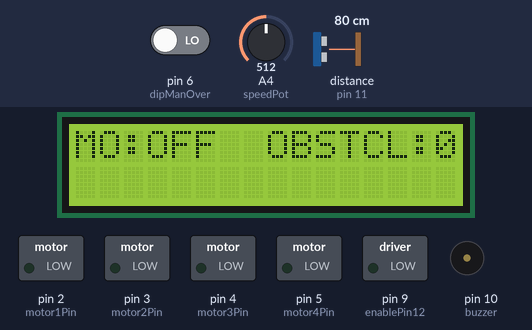
Bench run of a sketch on a simulated Arduino Uno, built with avr-gcc and run on an emulated ATmega328P. On the bench: 16×2 character LCD, switched loads named in the sketch (green lamp = pin HIGH), buzzer (waves = sounding, pin HIGH). Wiring (inferred from the names in the program): ultrasonic range finder: trigger pin 11; echo pin 11. Dashed ring = blinking. The test bench sets the inputs (shaded band); at power-on: distance to the obstacle (sensor on pin 11) 80 cm, pin 6 (dipManOver) LOW, A4 (speedPot) = 512. The echo pulse lasts 58.3 µs per cm; what the sketch prints to the serial monitor is not drawn.

Above: at 3.2 s.
3.3 s: distance to the obstacle (sensor on pin 11) set to 29 cm
4.8 s: distance to the obstacle (sensor on pin 11) set to 23 cm
At 5.6 s:
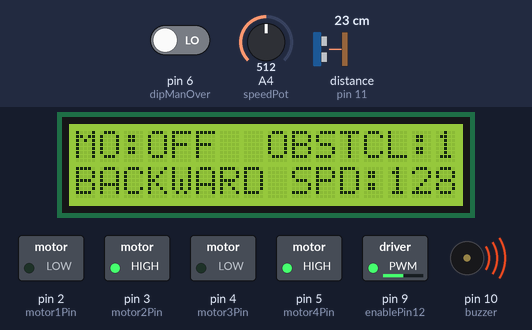
7.8 s: pin 6 (dipManOver) driven HIGH
At 9.2 s:
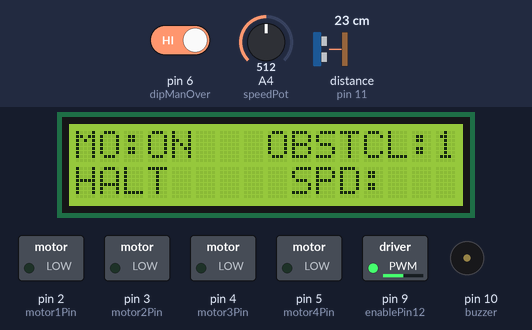
10.3 s: distance to the obstacle (sensor on pin 11) set to 299 cm
At 11.5 s:
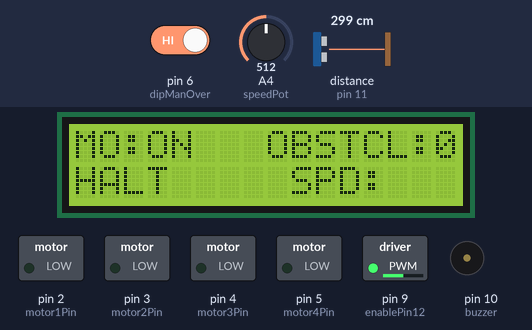
11.8 s: pin 6 (dipManOver) driven LOW
At 12.6 s:
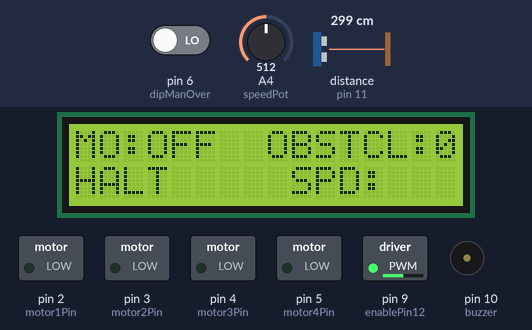
13.3 s: distance to the obstacle (sensor on pin 11) set to 2 cm
At 15.6 s:
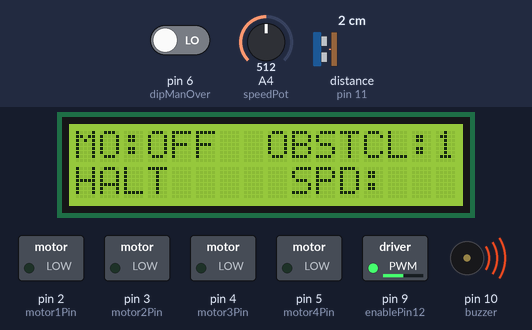
Timing chart, 0 to 17.3 s (numbered marks = the images above; inputs shaded):
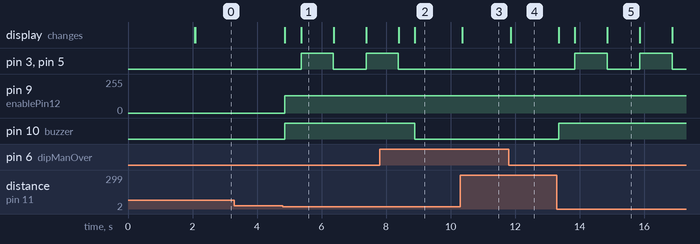

Measured:
- the behaviour switches between 26 and 25 cm on distance to the obstacle (sensor on pin 11) (found by bisection; images 0 and 1)
- after the input at 3.3 s, every drawn part: stays the same
- after the input at 4.8 s, pin 3 (motor2Pin), pin 5 (motor4Pin): LOW → HIGH after 0.57 s, → LOW 1.0 s later, → HIGH 1.0 s later; pin 9 (enablePin12): 0/255 → 128/255 after 0.06 s; pin 10 (buzzer): LOW → HIGH after 0.06 s; the display: first changes after 0.07 s (image 1 shows a later state)
- after the input at 7.8 s, pin 3 (motor2Pin), pin 5 (motor4Pin): goes on until 8.4 s, then stays LOW; pin 10 (buzzer): HIGH → LOW after 1.1 s; the display: first differs from a run without the input after 1.1 s (image 2)
- after the input at 10.3 s, the display: changes after 0.07 s (image 3)
- after the input at 11.8 s, the display: changes after 0.06 s (image 4)
- after the input at 13.3 s, pin 3 (motor2Pin), pin 5 (motor4Pin): alternates HIGH for 1.0 s and LOW for 1.0 s, starting after 0.55 s; pin 10 (buzzer): LOW → HIGH after 0.05 s; the display: changes after 0.05 s (image 5)
- what the display in image 1 shows lasts 1.0 s, from 5.4 s to 6.4 s

The sketch:

ir_remote_controlled_bot.ino
```cpp
// LCD
#include <LiquidCrystal.h>
LiquidCrystal lcd(12, 13, A0, A1, A2, A3);
// NeoPixel LED
#include <Adafruit_NeoPixel.h>
#define PIN A5
#define NUMPIXELS 4
Adafruit_NeoPixel pixels(NUMPIXELS, PIN, NEO_GRB + NEO_KHZ800);
// IR Remote
#include <IRremote.h>
const int irSensor = 7;
IRrecv irrecv(irSensor);
decode_results results;
const int halt_5 = 43095;
const int forward_2 = 34935;
const int left_4 = 10455;
const int right_6 = 26775;
const int backward_8 = 39015;
// Ultrasonic Sensor Front
int echoPin = 11;
int trigPin = 11;
// MOTOR A
const int motor1Pin = 2;
const int motor2Pin = 3;
const int enablePin12 = 9;
int speed;
// MOTOR B
const int motor3Pin = 4;
const int motor4Pin = 5;
const int enablePin34 = enablePin12;
// Buzzer
const int buzzer = 10;
// Potentiometer
const int speedPot = A4;
// DIP Switch
const int dipManOver = 6;

void setup()
{
  // MOTOR PINS
  pinMode(motor1Pin, OUTPUT);
  pinMode(motor2Pin, OUTPUT);
  pinMode(motor3Pin, OUTPUT);
  pinMode(motor4Pin, OUTPUT);

  // BUZZER
  pinMode(buzzer, OUTPUT);

  // LCD DECLARATIONS
  pinMode(A0, OUTPUT);
  pinMode(A1, OUTPUT);
  pinMode(A2, OUTPUT);
  pinMode(A3, OUTPUT);
  lcd.begin(16, 2);
  lcd.setCursor(0, 0);
  lcd.print("   IR RC 'Bot   ");
  lcd.setCursor(0, 1);
  lcd.print("GROUP#3  CPE41S3");
  delay(2000);
  lcd.clear();

  // SERIAL COMMUNICATION
  Serial.begin(9600);

  // IR SIGNAL
  Serial.println("Enabling IRin");
  irrecv.enableIRIn();
  Serial.println("Enabled IRin");
}

void loop()
{
  int front_distance = measureDistanceFront();
  int manual_override = digitalRead(dipManOver);
  speed = analogRead(speedPot) / 4;

  lcd.setCursor(0, 0);
  lcd.print("MO:");
  if (manual_override == HIGH)
  {
    lcd.print("ON ");
  }
  else
  {
    lcd.print("OFF");
  }

  Serial.print("Front Distance: ");
  Serial.println(front_distance);
  Serial.print("Manual Override: ");
  Serial.println(manual_override);

  obstacleDetection(front_distance, manual_override, speed);
}

// MOTOR MOVEMENTS
void halt()
{
  analogWrite(enablePin12, speed);
  analogWrite(enablePin34, speed);
  digitalWrite(motor1Pin, LOW);
  digitalWrite(motor2Pin, LOW);
  digitalWrite(motor3Pin, LOW);
  digitalWrite(motor4Pin, LOW);

  pixels.clear();
  for (int i = 0; i < NUMPIXELS; i++)
  {
    pixels.setPixelColor(i, pixels.Color(255, 0, 0));
    pixels.show();
  }

  lcd.setCursor(0, 1);
  lcd.print("HALT     ");
  lcd.print("SPD:");
  lcd.print("   ");
}

void forward()
{
  analogWrite(enablePin12, speed);
  analogWrite(enablePin34, speed);
  digitalWrite(motor1Pin, HIGH);
  digitalWrite(motor2Pin, LOW);
  digitalWrite(motor3Pin, HIGH);
  digitalWrite(motor4Pin, LOW);

  pixels.clear();
  for (int i = 0; i < NUMPIXELS; i++)
  {
    pixels.setPixelColor(i, pixels.Color(0, 255, 0));
    pixels.show();
  }

  lcd.setCursor(0, 1);
  lcd.print("FORWARD  ");
  lcd.setCursor(9, 1);
  lcd.print("SPD:");
  lcd.print("   ");
  lcd.setCursor(13, 1);
  lcd.print(speed);
}

void backward()
{
  analogWrite(enablePin12, speed);
  analogWrite(enablePin34, speed);
  digitalWrite(motor1Pin, LOW);
  digitalWrite(motor2Pin, HIGH);
  digitalWrite(motor3Pin, LOW);
  digitalWrite(motor4Pin, HIGH);

  pixels.clear();
  for (int i = 0; i < NUMPIXELS; i++)
  {
    pixels.setPixelColor(i, pixels.Color(255, 102, 0));
    pixels.show();
  }

  lcd.setCursor(0, 1);
  lcd.print("BACKWARD ");
  lcd.setCursor(9, 1);
  lcd.print("SPD:");
  lcd.print("   ");
  lcd.setCursor(13, 1);
  lcd.print(speed);
}

void left()
{
  analogWrite(enablePin12, speed);
  analogWrite(enablePin34, speed);
  digitalWrite(motor1Pin, HIGH);
  digitalWrite(motor2Pin, LOW);
  digitalWrite(motor3Pin, LOW);
  digitalWrite(motor4Pin, HIGH);

  pixels.clear();
  for (int i = 0; i < NUMPIXELS; i++)
  {
    pixels.setPixelColor(i, pixels.Color(140, 0, 255));
    pixels.show();
  }

  lcd.setCursor(0, 1);
  lcd.print("LEFT     ");
  lcd.setCursor(9, 1);
  lcd.print("SPD:");
  lcd.print("   ");
  lcd.setCursor(13, 1);
  lcd.print(speed);
}

void right()
{
  analogWrite(enablePin12, speed);
  analogWrite(enablePin34, speed);
  digitalWrite(motor1Pin, LOW);
  digitalWrite(motor2Pin, HIGH);
  digitalWrite(motor3Pin, HIGH);
  digitalWrite(motor4Pin, LOW);

  pixels.clear();
  for (int i = 0; i < NUMPIXELS; i++)
  {
    pixels.setPixelColor(i, pixels.Color(255, 0, 212));
    pixels.show();
  }

  lcd.setCursor(0, 1);
  lcd.print("RIGHT    ");
  lcd.setCursor(9, 1);
  lcd.print("SPD:");
  lcd.print("   ");
  lcd.setCursor(13, 1);
  lcd.print(speed);
}

// ULTRASONIC DISTANCE MEASUREMENT
int measureDistanceFront()
{
  long duration, inches;

  pinMode(trigPin, OUTPUT);
  digitalWrite(trigPin, LOW);
  delayMicroseconds(2);
  digitalWrite(trigPin, HIGH);
  delayMicroseconds(10);
  digitalWrite(trigPin, LOW);

  pinMode(echoPin, INPUT);
  duration = pulseIn(echoPin, HIGH);
  inches = microsecondsToInches(duration);
  return inches;
}

long microsecondsToInches(long microseconds)
{
  return microseconds / 74 / 2;
}

void obstacleDetection(int front_distance, int manual_override, int speed)
{
  if (front_distance < 10 && manual_override == LOW)
  {
    lcd.setCursor(8, 0);
    lcd.print("OBSTCL:1");
    digitalWrite(buzzer, HIGH);
    halt();
    delay(500);
    backward();
    delay(1000);
    halt();
    delay(500);
  }
  else
  {
    if (front_distance < 10)
    {
      lcd.setCursor(8, 0);
      lcd.print("OBSTCL:1");
      digitalWrite(buzzer, LOW);
      remoteControl(speed);
    }
    else
    {
      lcd.setCursor(8, 0);
      lcd.print("OBSTCL:0");
      digitalWrite(buzzer, LOW);
      remoteControl(speed);
    }
  }
}

// IR REMOTE CONTROL
void remoteControl(int speed)
{
  if (irrecv.decode(&results))
  {
    unsigned int value = results.value;
    Serial.println(value);
    switch (value)
    {
    case forward_2:
      forward();
      break;
    case backward_8:
      backward();
      break;
    case left_4:
      left();
      break;
    case right_6:
      right();
      break;
    case halt_5:
      halt();
      break;
    }
    irrecv.resume();
  }
}
```
